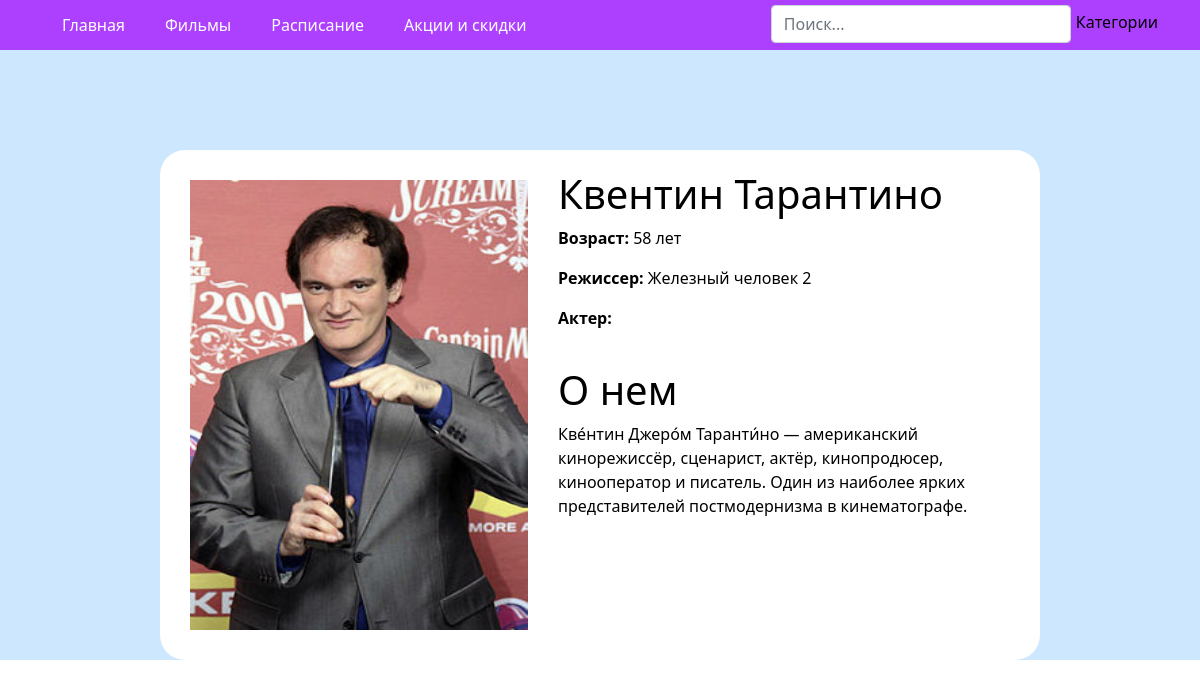
The app's page /actor/Квентин Тарантино/ with its own data.
### main/models.py (models this page shows, shortened)
class Actor(models.Model):
    name = models.CharField("Имя", max_length=100)
    age = models.PositiveSmallIntegerField("Возраст", default=0)
    description = models.TextField("Описание")
    image = models.ImageField("Изображение", upload_to="actors/")
    class Meta:
        verbose_name = "Актеры и режиссеры"
        verbose_name_plural = "Актеры и режиссеры"

class Movie(models.Model):
    title = models.CharField("Название", max_length=100)
    tagline = models.CharField("Слоган", max_length=100, default='')
    description = models.TextField("Описание")
    poster = models.ImageField("Постер", upload_to="movies/")
    year = models.PositiveSmallIntegerField("Дата выхода", default=2000)
    country = models.CharField("Страна", max_length=30)
    directors = models.ManyToManyField(Actor, verbose_name="режиссер", related_name="film_director")
    actors = models.ManyToManyField(Actor, verbose_name="актеры", related_name="film_actor")
    genres = models.ManyToManyField(Genre, verbose_name="жанры")
    world_premiere = models.DateField("Примьера в мире", default=date.today)
    budget = models.PositiveIntegerField("Бюджет", default=0,
                                         help_text="указывать сумму в долларах")
    fees_in_usa = models.PositiveIntegerField(
        "Сборы в США", default=0, help_text="указывать сумму в долларах"
    )
    fess_in_world = models.PositiveIntegerField(
        "Сборы в мире", default=0, help_text="указывать сумму в долларах"
    )
    category = models.ForeignKey(
        Category, verbose_name="Категория", on_delete=models.SET_NULL, null=True
    )
    url = models.SlugField(max_length=130, unique=True)
    draft = models.BooleanField("Черновик", default=False)
    class Meta:
        verbose_name = "Фильм"
        verbose_name_plural = "Фильмы"

### main/views.py (the view)
# urls.py: path('actor/<str:slug>/', views.ActorViews.as_view(), name = 'actor_detail'),
class ActorViews(DetailView):
    model = Actor
    template_name = "main/actor.html"
    slug_field = "name"

### main/templates/main/actor.html (shortened to what this page needs)
{% extends 'main/base.html' %}
{% load static %}
{% block content %}
<div class="m">
    <div class="movies">
        <div class="desc">
            <div class="movie-one">
                <img src="{{ actor.image.url }}">
            </div>
            <div>
                <h1>{{actor.name}}</h1>
            <p><b>Возраст: </b>{{actor.age}} лет</p>
            <p><b>Режиссер: </b>
            {% for movie in actor.film_director.all %}
                {{movie.title}}
            {% endfor %}
            </p>
            <p><b>Актер: </b>
            </p>
        </div>
        <div class="desc1">
            <h1>О нем</h1>
            <p>{{actor.description}}</p>
        </div>
</div>
{% endblock %}

### records on screen
Actor: image (picture), name "Квентин Тарантино", age "58", description "Кве́нтин Джеро́м Таранти́но — американский кинорежиссёр, сценарист, актёр, кинопродюсер, кинооператор и писатель. Один из наиболее ярких представителей постмодернизма в кинематографе."
Movie: title "Железный человек 2"
